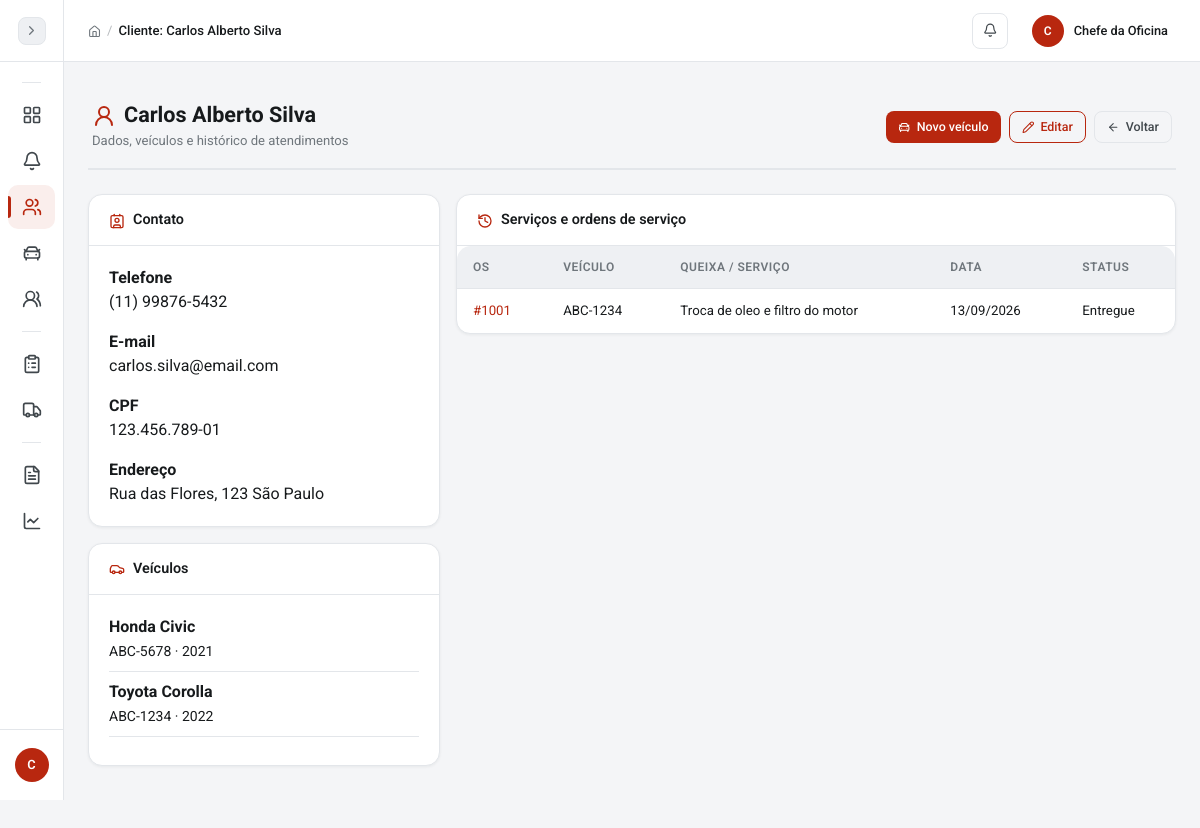
The page /pages/clientes/detalhes.php?id=1 (signed in) on the database its author committed.
### tables this page shows
CREATE TABLE clientes (
  id INT AUTO_INCREMENT PRIMARY KEY,
  nome VARCHAR(120) NOT NULL,
  cpf VARCHAR(14) UNIQUE,
  telefone VARCHAR(20),
  email VARCHAR(120),
  endereco VARCHAR(255),
  cidade VARCHAR(80),
  observacoes TEXT,
  ativo TINYINT(1) NOT NULL DEFAULT 1,
  data_cadastro TIMESTAMP DEFAULT CURRENT_TIMESTAMP,
  data_atualizacao TIMESTAMP DEFAULT CURRENT_TIMESTAMP ON UPDATE CURRENT_TIMESTAMP
);

CREATE TABLE veiculos (
  id INT AUTO_INCREMENT PRIMARY KEY,
  cliente_id INT NOT NULL,
  placa VARCHAR(10) UNIQUE,
  marca VARCHAR(50),
  modelo VARCHAR(60),
  ano YEAR,
  cor VARCHAR(30),
  km_atual INT DEFAULT 0,
  chassi VARCHAR(30),
  marca_id INT NULL,
  modelo_base_id INT NULL,
  modelo_id INT NULL,
  fipe_versao VARCHAR(150) NULL,
  valor_fipe DECIMAL(10,2) NULL,
  fipe_mes_referencia VARCHAR(20) NULL,
  FOREIGN KEY (cliente_id) REFERENCES clientes(id) ON DELETE CASCADE,
  FOREIGN KEY (marca_id) REFERENCES fipe_marcas(id) ON DELETE SET NULL,
  FOREIGN KEY (modelo_base_id) REFERENCES fipe_modelos_base(id) ON DELETE SET NULL,
  FOREIGN KEY (modelo_id) REFERENCES fipe_modelos(id) ON DELETE SET NULL
);

CREATE TABLE ordens_servico (
  id INT AUTO_INCREMENT PRIMARY KEY,
  numero INT NOT NULL UNIQUE,
  cliente_id INT NOT NULL,
  veiculo_id INT NULL,
  status ENUM('recebida','em_analise','aguardando_aprovacao','aguardando_peca','em_execucao','pronta_para_entrega','entregue','cancelada') NOT NULL DEFAULT 'recebida',
  prioridade ENUM('baixa','normal','alta','urgente') NOT NULL DEFAULT 'normal',
  queixa_inicial TEXT NOT NULL,
  diagnostico TEXT,
  observacoes_internas TEXT,
  responsavel_chefe_id INT NULL,
  criado_por INT NOT NULL,
  data_entrada DATETIME NOT NULL DEFAULT CURRENT_TIMESTAMP,
  data_conclusao DATETIME NULL,
  data_atualizacao TIMESTAMP NOT NULL DEFAULT CURRENT_TIMESTAMP ON UPDATE CURRENT_TIMESTAMP,
  FOREIGN KEY (cliente_id) REFERENCES clientes(id),
  FOREIGN KEY (veiculo_id) REFERENCES veiculos(id) ON DELETE SET NULL,
  FOREIGN KEY (responsavel_chefe_id) REFERENCES usuarios(id) ON DELETE SET NULL,
  FOREIGN KEY (criado_por) REFERENCES usuarios(id)
);

### config/conexao.php (called while the page is built, shortened)
<?php
function esc($dado) {
    return htmlspecialchars((string) $dado, ENT_QUOTES, 'UTF-8');
}
?>

### pages/clientes/detalhes.php (the view, shortened to what this page needs)
<?php
require_once __DIR__ . '/../../config/conexao.php';
$id = (int) ($_GET['id'] ?? 0);
$stmt = $conn->prepare('SELECT * FROM clientes WHERE id = :id');
$stmt->execute([':id' => $id]);
$cliente = $stmt->fetch();
$stmt = $conn->prepare('SELECT * FROM veiculos WHERE cliente_id = :id ORDER BY marca, modelo');
$stmt->execute([':id' => $id]);
$veiculos = $stmt->fetchAll();
$stmt = $conn->prepare("SELECT os.id, os.numero, os.status, os.data_entrada, os.queixa_inicial, v.placa, v.modelo FROM ordens_servico os LEFT JOIN veiculos v ON v.id = os.veiculo_id WHERE os.cliente_id = :id ORDER BY os.data_entrada DESC");
$stmt->execute([':id' => $id]);
$ordens = $stmt->fetchAll();
$titulo_pagina = 'Cliente: ' . $cliente['nome'];
require_once __DIR__ . '/../../includes/header.php';
?>
<div class="page-header"><div><h1><i data-lucide="user-round" class="text-primary me-2"></i><?php echo esc($cliente['nome']); ?></h1><span class="page-subtitle">Dados, veículos e histórico de atendimentos</span></div><div class="d-flex gap-2"><a href="../veiculos/cadastrar.php?cliente_id=<?php echo $id; ?>" class="btn btn-primary btn-icon"><i data-lucide="car-front"></i>Novo veículo</a><a href="editar.php?id=<?php echo $id; ?>" class="btn btn-outline-primary btn-icon"><i data-lucide="pencil"></i>Editar</a><a href="listar.php" class="btn btn-outline-secondary btn-icon"><i data-lucide="arrow-left"></i>Voltar</a></div></div>
<div class="row g-3"><div class="col-lg-4"><div class="card mb-3"><div class="card-header"><i data-lucide="contact" class="me-2"></i>Contato</div><div class="card-body"><p><strong>Telefone</strong><br><?php echo esc($cliente['telefone'] ?: '-'); ?></p><p><strong>E-mail</strong><br><?php echo esc($cliente['email'] ?: '-'); ?></p><p><strong>CPF</strong><br><?php echo esc($cliente['cpf'] ?: '-'); ?></p><p class="mb-0"><strong>Endereço</strong><br><?php echo esc(trim(($cliente['endereco'] ?? '') . ' ' . ($cliente['cidade'] ?? '')) ?: '-'); ?></p></div></div><div class="card"><div class="card-header"><i data-lucide="car" class="me-2"></i>Veículos</div><div class="card-body"><?php foreach ($veiculos as $veiculo): ?><div class="border-bottom pb-2 mb-2"><strong><?php echo esc(trim(($veiculo['marca'] ?? '') . ' ' . ($veiculo['modelo'] ?? '')) ?: 'Veículo'); ?></strong><br><small><?php echo esc($veiculo['placa'] ?: 'Placa não informada'); ?><?php echo $veiculo['ano'] ? ' · ' . (int) $veiculo['ano'] : ''; ?></small><?php if (!empty($veiculo['valor_fipe'])): ?><br><small class="text-muted">Valor FIPE: <?php echo formatar_moeda($veiculo['valor_fipe']); ?><?php echo !empty($veiculo['fipe_mes_referencia']) ? ' (' . esc($veiculo['fipe_mes_referencia']) . ')' : ''; ?></small><?php endif; ?></div><?php endforeach; ?><?php if (!$veiculos): ?><span class="text-muted">Nenhum veículo cadastrado.</span><?php endif; ?></div></div></div><div class="col-lg-8"><div class="card"><div class="card-header"><i data-lucide="history" class="me-2"></i>Serviços e ordens de serviço</div><div class="card-body p-0"><div class="table-responsive"><table class="table table-hover align-middle mb-0"><thead><tr><th>OS</th><th>Veículo</th><th>Queixa / serviço</th><th>Data</th><th>Status</th></tr></thead><tbody><?php foreach ($ordens as $ordem): ?><tr><td><a href="../ordens_servico/detalhes.php?id=<?php echo (int) $ordem['id']; ?>">#<?php echo str_pad((int) $ordem['numero'], 4, '0', STR_PAD_LEFT); ?></a></td><td><?php echo esc($ordem['placa'] ?: $ordem['modelo'] ?: '-'); ?></td><td><?php echo esc($ordem['queixa_inicial']); ?></td><td><?php echo date('d/m/Y', strtotime($ordem['data_entrada'])); ?></td><td><?php echo esc(ucfirst(str_replace('_', ' ', $ordem['status']))); ?></td></tr><?php endforeach; ?><?php if (!$ordens): ?><tr><td colspan="5" class="text-center py-5 text-muted">Nenhum atendimento registrado.</td></tr><?php endif; ?></tbody></table></div></div></div></div></div>
<?php require_once __DIR__ . '/../../includes/footer.php'; ?>

### includes/header.php (shortened to what this page needs)
<?php
$url_css = $caminho_base . '/css/style.css';
$url_index = $caminho_base . '/index.php';
?>
<!DOCTYPE html>
<html lang="pt-BR">
<head>
    <link href="https://cdn.jsdelivr.net/npm/bootstrap@5.3.0/dist/css/bootstrap.min.css" rel="stylesheet">
    <link href="<?php echo $url_css; ?>" rel="stylesheet">
</head>
<body>
    <?php require_once __DIR__ . '/sidebar.php'; ?>
    <div class="main-wrapper" id="conteudo" tabindex="-1">
        <header class="topbar">
            <div class="topbar-breadcrumb">
                <a href="<?php echo $url_index; ?>"><i data-lucide="home"></i></a>
                <span class="separator">/</span>
                <span class="current"><?php echo $titulo_pagina ?? 'Dashboard'; ?></span>
            </div>
            <div class="topbar-notifications">
                <button class="topbar-btn" id="notifBell" aria-label="Notificações" aria-expanded="false">
                    <i data-lucide="bell"></i>
                </button>
            </div>
            <div class="topbar-user">
                <div class="topbar-user-avatar">
                    <?php echo esc(strtoupper(substr($_SESSION['usuario_nome'] ?? 'U', 0, 1))); ?>
                </div>
                <span class="topbar-user-name"><?php echo esc($_SESSION['usuario_nome'] ?? 'Usuário'); ?></span>
            </div>
        </header>

### includes/header.php (style rules this page uses)
html.js body { opacity:0;transition:opacity .25s ease }

### rows shown on the page
clientes: nome "Cliente: Carlos Alberto Silva", nome "Carlos Alberto Silva", telefone "(11) 99876-5432", email "carlos.silva@email.com", cpf "123.456.789-01", endereco+cidade "Rua das Flores, 123 São Paulo"
veiculos: marca+modelo "Honda Civic", placa "ABC-5678", ano "2021"
veiculos: marca+modelo "Toyota Corolla", placa "ABC-1234", ano "2022"
ordens_servico: numero "1001", veiculo.placa "ABC-1234", queixa_inicial "Troca de oleo e filtro do motor", data_entrada "13/09/2026", status "Entregue"

### other values the page prints
substr($nome_usuario, 0, 1) "C"
substr($_SESSION['usuario_nome'] ?? 'U', 0, 1) "C"
$_SESSION['usuario_nome'] "Chefe da Oficina"
